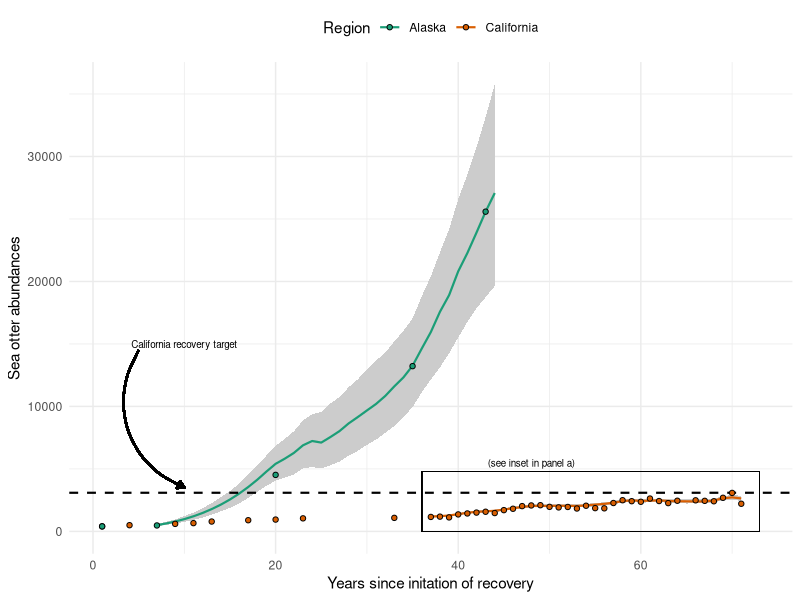
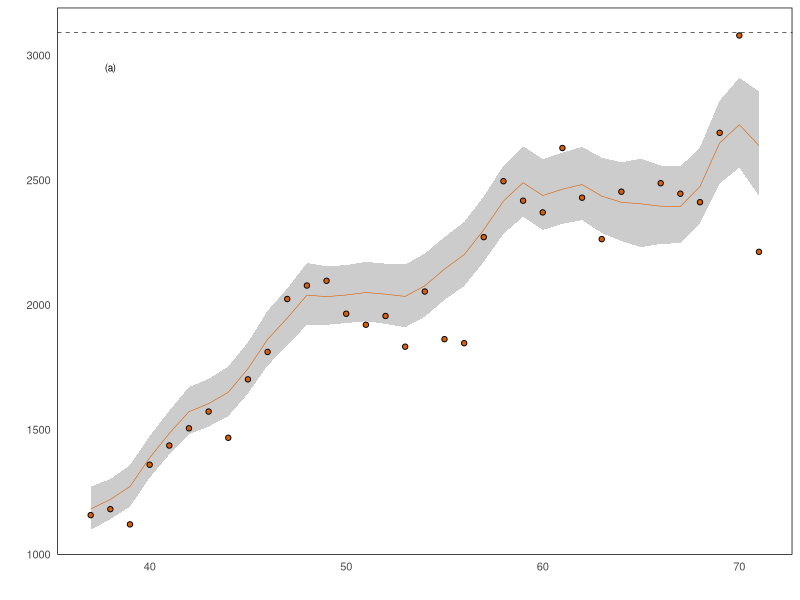
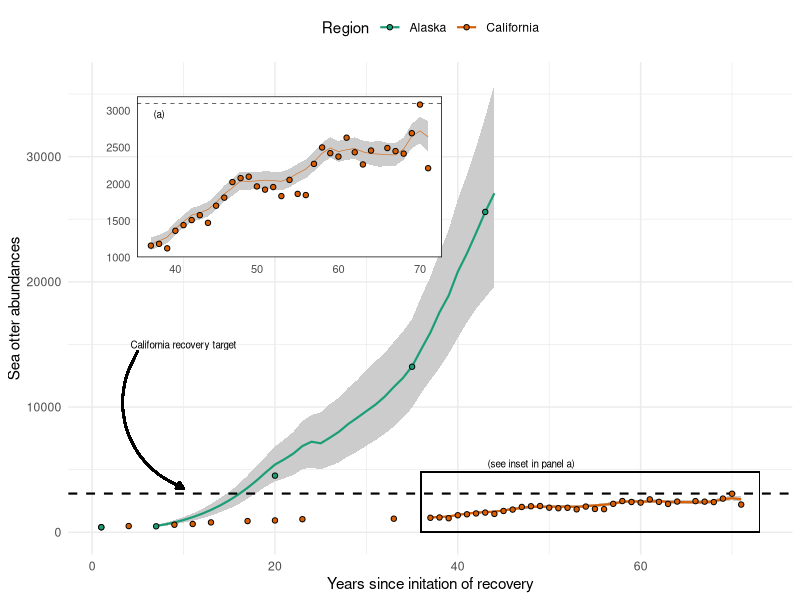
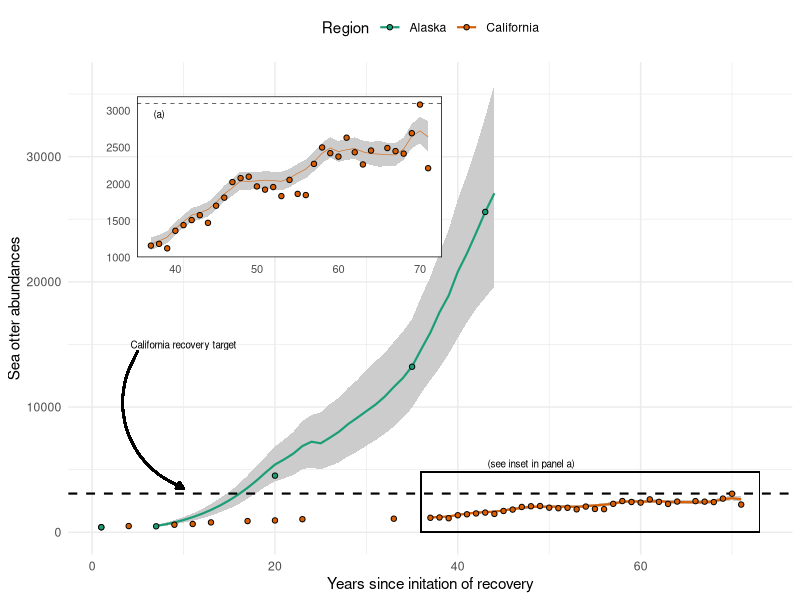

Recreate these plots in R, in order.
library(ggplot2)
library(tidyr)

otters <- read.csv("Figures/SeaOtters_AKCA.csv",header=TRUE)
head(otters,2)
p1 <- ggplot(otters,aes(x=Year_Seq,y=Abundance,fill=Region,colour=Region)) +
  geom_ribbon(data=otters[otters$Method=='Estimated',],aes(x=Year_Seq,ymin=LCI,ymax=UCI,group=Region),colour=NA,fill='grey80',alpha=1) +
  geom_line(data=otters[otters$Method=='Estimated',],lwd=0.75) + 
  geom_hline(yintercept=3090,lty=2,lwd=0.75,col='black')+
  geom_point(data=otters[otters$Method=='Observed',],pch=21,col="black") +
  xlab("Years since initation of recovery") + ylab("Sea otter abundances") +
  theme_minimal() +
  annotate("text",label="California recovery target",x=10,y=15000,size=2.5)+
  geom_curve(x= 5, y = 14500,xend = 10, yend = 3500, color = 'black',arrow = arrow(length=unit(0.075,'inches'),type='closed'),lwd=0.75)+
  scale_fill_brewer(type="qual",palette=2) +
  scale_colour_brewer(type="qual",palette=2) +
  theme(legend.position="top",text=element_text(),axis.text=element_text())+
  geom_rect(aes(xmin=36,xmax=73,ymin=0,ymax=4800),col='black',lwd=0.25,fill=NA)+
  annotate("text",label="(see inset in panel a)",x=48,y=5500,size=2.5)
p1
sub_ott <- otters[otters$Region=='California' & otters$Year>=1983,]
ca <- ggplot(sub_ott,aes(x=Year_Seq,y=Abundance,fill=Region,colour=Region)) +
  geom_ribbon(data=sub_ott[sub_ott$Method=='Estimated',],aes(x=Year_Seq,ymin=LCI,ymax=UCI,group=Region),colour=NA,fill='grey80') +
  geom_line(data=sub_ott[sub_ott$Method=='Estimated',],lwd=0.2) + 
  geom_hline(yintercept=3090,lty=2,lwd=0.2,col='black')+
  geom_point(data=sub_ott[sub_ott$Method=='Observed',],pch=21,col="black") +
  theme_minimal() +
  xlab("") + ylab("") +
  annotate("text",label="(a)",x=38,y=2950,size=2.5)+
  scale_fill_manual(values="#d95f02") +
  scale_colour_manual(values="#d95f02") +
  theme(legend.position="none",panel.background = element_rect(fill=adjustcolor("white",0.90), colour="black"),panel.grid.major = element_blank(), panel.grid.minor = element_blank(),text=element_text(size=10),axis.text=element_text())
ca
library(cowplot)
otter_inset <- ggdraw(p1) +
  draw_plot({
    ca},
    # The distance along a (0,1) x-axis to draw the left edge of the plot
    x = 0.10, 
    # The distance along a (0,1) y-axis to draw the bottom edge of the plot
    y = 0.50,
    # The width and height of the plot expressed as proportion of the entire ggdraw object
    width = 0.42*1.1, 
    height = 0.32*1.1)
otter_inset
ggsave(plot=otter_inset,"Figures/Sea otter comparisons.jpeg",dpi=600,units='in',height=4.5,width=4.5)
